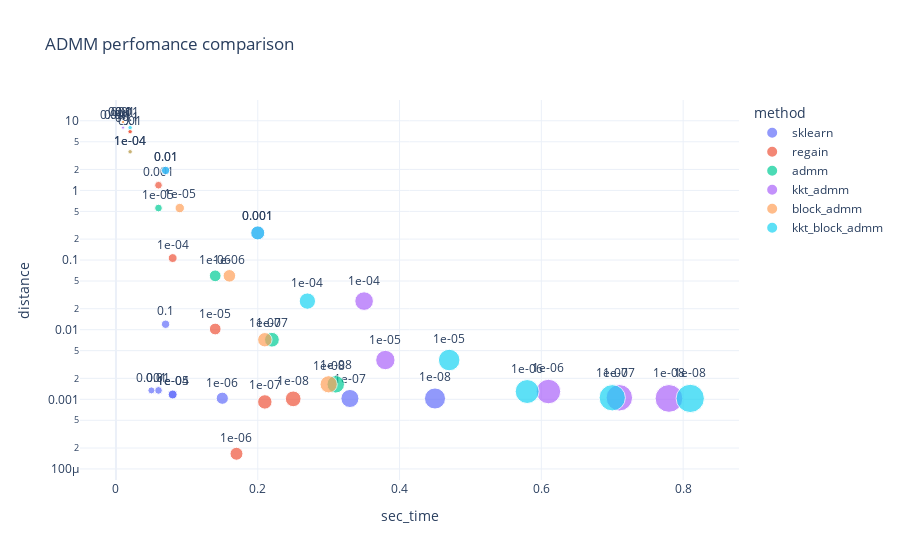

Here is the notebook cell this chart was saved with:
### Code cell
# fig_1 = px.scatter(x=a['time'], y=a['accuracy'], color= "method")
# fig_1.show()

fig_1 = px.scatter(df, x="sec_time", 
                   y='distance', color="method", 
#                    text = "sec_time", 
                   log_y = True, template = "plotly_white",
                   text = "str_tol",
                 size='sec_time',
                  title='ADMM perfomance comparison')
fig_1.update_traces(textposition='top center')
fig_1.show()

### Figure 1 — Plotly figure (JSON) as saved in the notebook; plotly's stock layout.template omitted (floating-point values rounded to 4 significant figures)
{"data": [{"hovertemplate": "method=sklearn<br>sec_time=%{marker.size}<br>distance=%{y}<br>str_tol=%{text}<extra></extra>", "legendgroup": "sklearn", "marker": {"color": "#636efa", "size": [0.07, 0.06, 0.05, 0.08, 0.08, 0.15, 0.33, 0.45], "sizemode": "area", "sizeref": 0.002025, "symbol": "circle"}, "mode": "markers+text", "name": "sklearn", "orientation": "v", "showlegend": true, "text": ["0.1", "0.01", "0.001", "1e-04", "1e-05", "1e-06", "1e-07", "1e-08"], "textposition": "top center", "type": "scatter", "x": [0.07, 0.06, 0.05, 0.08, 0.08, 0.15, 0.33, 0.45], "xaxis": "x", "y": [0.01197, 0.001343, 0.001343, 0.001173, 0.001173, 0.001037, 0.001028, 0.001028], "yaxis": "y"}, {"hovertemplate": "method=regain<br>sec_time=%{marker.size}<br>distance=%{y}<br>str_tol=%{text}<extra></extra>", "legendgroup": "regain", "marker": {"color": "#EF553B", "size": [0.02, 0.02, 0.06, 0.08, 0.14, 0.17, 0.21, 0.25], "sizemode": "area", "sizeref": 0.002025, "symbol": "circle"}, "mode": "markers+text", "name": "regain", "orientation": "v", "showlegend": true, "text": ["0.1", "0.01", "0.001", "1e-04", "1e-05", "1e-06", "1e-07", "1e-08"], "textposition": "top center", "type": "scatter", "x": [0.02, 0.02, 0.06, 0.08, 0.14, 0.17, 0.21, 0.25], "xaxis": "x", "y": [6.983, 6.983, 1.189, 0.1068, 0.01023, 0.0001653, 0.0009177, 0.001016], "yaxis": "y"}, {"hovertemplate": "method=admm<br>sec_time=%{marker.size}<br>distance=%{y}<br>str_tol=%{text}<extra></extra>", "legendgroup": "admm", "marker": {"color": "#00cc96", "size": [0.01, 0, 0, 0.02, 0.06, 0.14, 0.22, 0.31], "sizemode": "area", "sizeref": 0.002025, "symbol": "circle"}, "mode": "markers+text", "name": "admm", "orientation": "v", "showlegend": true, "text": ["0.1", "0.01", "0.001", "1e-04", "1e-05", "1e-06", "1e-07", "1e-08"], "textposition": "top center", "type": "scatter", "x": [0.01, 0, 0, 0.02, 0.06, 0.14, 0.22, 0.31], "xaxis": "x", "y": [9.607, 9.607, 9.607, 3.59, 0.5582, 0.05936, 0.007172, 0.001644], "yaxis": "y"}, {"hovertemplate": "method=kkt_admm<br>sec_time=%{marker.size}<br>distance=%{y}<br>str_tol=%{text}<extra></extra>", "legendgroup": "kkt_admm", "marker": {"color": "#ab63fa", "size": [0.01, 0.07, 0.2, 0.35, 0.38, 0.61, 0.71, 0.78], "sizemode": "area", "sizeref": 0.002025, "symbol": "circle"}, "mode": "markers+text", "name": "kkt_admm", "orientation": "v", "showlegend": true, "text": ["0.1", "0.01", "0.001", "1e-04", "1e-05", "1e-06", "1e-07", "1e-08"], "textposition": "top center", "type": "scatter", "x": [0.01, 0.07, 0.2, 0.35, 0.38, 0.61, 0.71, 0.78], "xaxis": "x", "y": [7.972, 1.935, 0.2454, 0.02574, 0.003667, 0.001294, 0.001053, 0.00103], "yaxis": "y"}, {"hovertemplate": "method=block_admm<br>sec_time=%{marker.size}<br>distance=%{y}<br>str_tol=%{text}<extra></extra>", "legendgroup": "block_admm", "marker": {"color": "#FFA15A", "size": [0.01, 0.01, 0.01, 0.02, 0.09, 0.16, 0.21, 0.3], "sizemode": "area", "sizeref": 0.002025, "symbol": "circle"}, "mode": "markers+text", "name": "block_admm", "orientation": "v", "showlegend": true, "text": ["0.1", "0.01", "0.001", "1e-04", "1e-05", "1e-06", "1e-07", "1e-08"], "textposition": "top center", "type": "scatter", "x": [0.01, 0.01, 0.01, 0.02, 0.09, 0.16, 0.21, 0.3], "xaxis": "x", "y": [9.607, 9.607, 9.607, 3.59, 0.5582, 0.05936, 0.007172, 0.001644], "yaxis": "y"}, {"hovertemplate": "method=kkt_block_admm<br>sec_time=%{marker.size}<br>distance=%{y}<br>str_tol=%{text}<extra></extra>", "legendgroup": "kkt_block_admm", "marker": {"color": "#19d3f3", "size": [0.02, 0.07, 0.2, 0.27, 0.47, 0.58, 0.7, 0.81], "sizemode": "area", "sizeref": 0.002025, "symbol": "circle"}, "mode": "markers+text", "name": "kkt_block_admm", "orientation": "v", "showlegend": true, "text": ["0.1", "0.01", "0.001", "1e-04", "1e-05", "1e-06", "1e-07", "1e-08"], "textposition": "top center", "type": "scatter", "x": [0.02, 0.07, 0.2, 0.27, 0.47, 0.58, 0.7, 0.81], "xaxis": "x", "y": [7.972, 1.935, 0.2454, 0.02574, 0.003667, 0.001294, 0.001053, 0.00103], "yaxis": "y"}], "layout": {"legend": {"itemsizing": "constant", "title": {"text": "method"}, "tracegroupgap": 0}, "title": {"text": "ADMM perfomance comparison"}, "xaxis": {"anchor": "y", "domain": [0, 1], "title": {"text": "sec_time"}}, "yaxis": {"anchor": "x", "domain": [0, 1], "title": {"text": "distance"}, "type": "log"}}}
